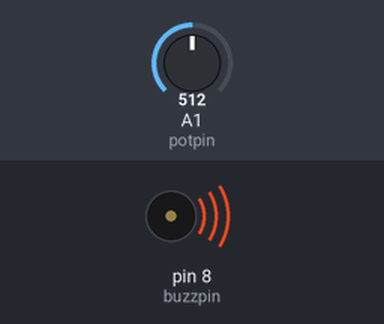
Bench run of a sketch on a simulated Arduino Uno, built with avr-gcc and run on an emulated ATmega328P. On the bench: buzzer (waves = sounding). The inputs (shaded band) are chosen by the test bench; at power-on: A1 (potpin) = 512.

Above: at 0.1 s.
Timing chart, 0 to 1.6 s (numbered marks = the images above):
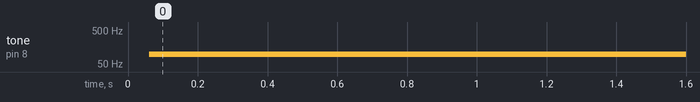

Measured:
- by itself, tone on pin 8 (buzzpin): silent → 98 Hz at 0.06 s

The sketch:

tutorial24.ino
```cpp
int buzzpin=8;
int potval;
int potpin=A1;
float toneval;

void setup()
{
  pinMode(buzzpin, OUTPUT);
  pinMode(potpin,INPUT);

}

void loop()
{
  potval=analogRead(potpin); //bw 0-1023
  toneval=(9940./1023.)*potval+60;
  digitalWrite(buzzpin,HIGH);
  delayMicroseconds(toneval);
  digitalWrite(buzzpin,LOW);
  delayMicroseconds(toneval);


}
```
